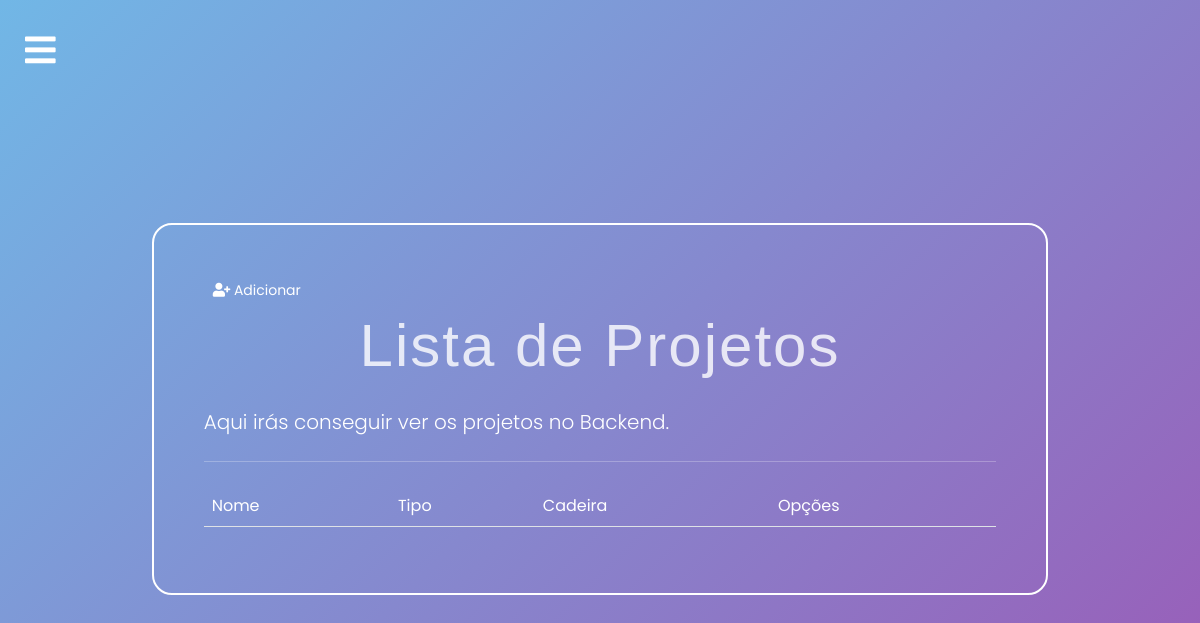
The app's page /backend/projetos/list/ (signed in), older data.
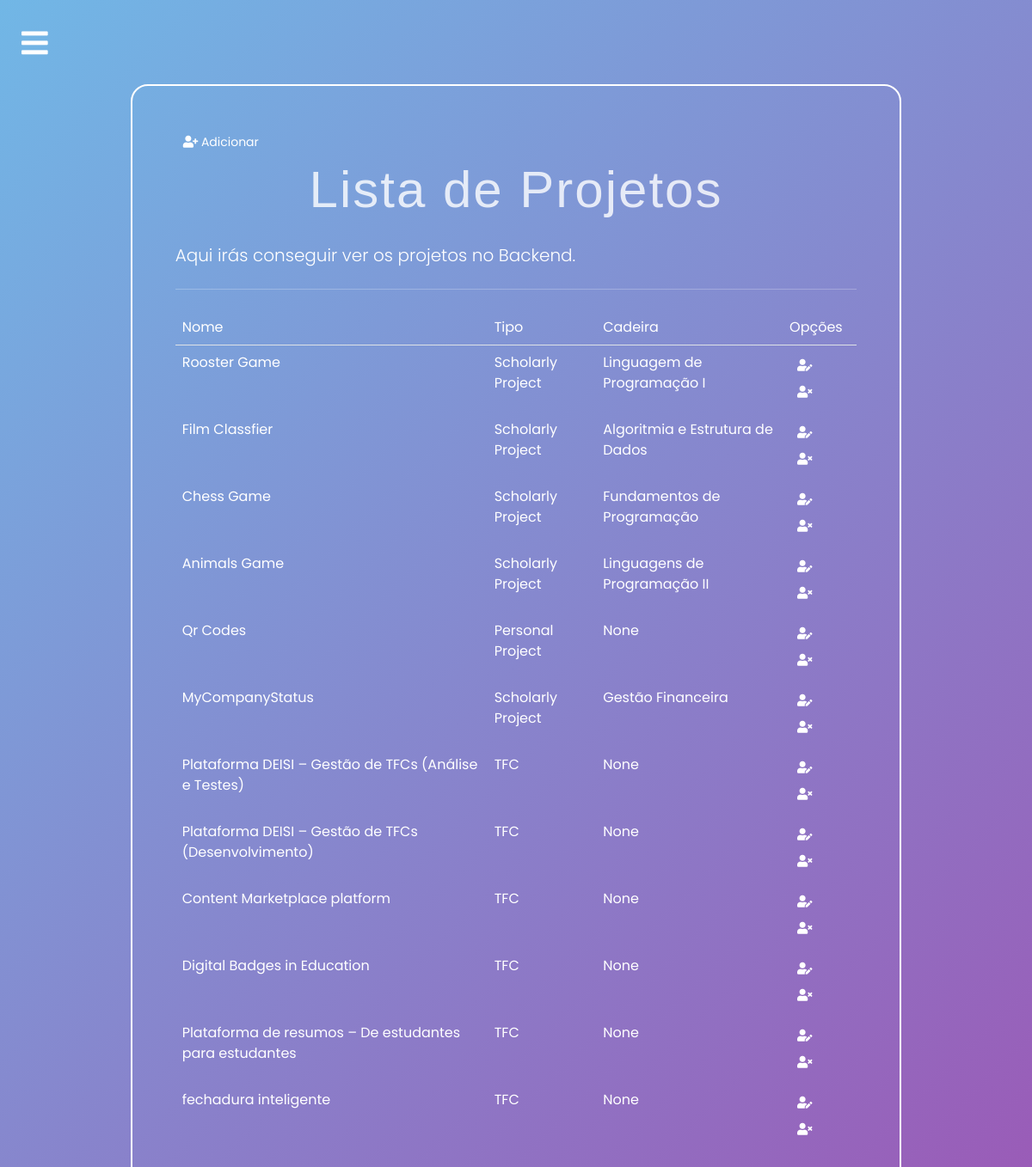
The same page, newer data.
### portofolio/models.py (models this page shows, shortened)
class Projeto(models.Model):
    nome = models.CharField(max_length=255)
    descricao = models.TextField()
    github = models.URLField(max_length=200, null=True, blank=True)
    pessoas = models.ManyToManyField(Pessoa)
    orientadores = models.ManyToManyField('Professor', null=True, blank=True)
    tipo = models.ForeignKey('TipoProjeto', on_delete=models.CASCADE)
    tecnologias = models.ManyToManyField('Tecnologia')
    cadeira = models.ForeignKey('Cadeira', on_delete=models.CASCADE, null=True, blank=True)
    pokemon = models.ImageField(upload_to='pokemons/', null=True, blank=True)
    ano = models.IntegerField()
    link_relatorio = models.URLField(max_length=200, null=True, blank=True)
    link_video = models.URLField(max_length=200, null=True, blank=True)

class TipoProjeto(models.Model):
    nome = models.CharField(max_length=255)
    descricao = models.TextField()
    def __str__(self):
        return self.nome

class Cadeira (models.Model):
    nome = models.CharField(max_length=255)
    ano = models.IntegerField()
    ects = models.IntegerField()
    curso = models.ForeignKey(Curso, on_delete=models.CASCADE)
    professores = models.ManyToManyField('Professor')
    semestre = models.IntegerField()
    anoEscolar = models.IntegerField()
    descricao = models.TextField()
    def __str__(self):
        return self.nome

### portofolio/views.py (the view)
# urls.py: path('backend/projetos/list/', views.projetos_list, name='projetos_list'), # get req. to retrieve and display all records
@login_required
def  projetos_list(request):
    context = {'projetos_list': Projeto.objects.all()}
    return render(request, 'portofolio/trabalhos/projetos/projeto_list.html', context)

### portofolio/templates/portofolio/trabalhos/projetos/projeto_list.html (shortened to what this page needs)
{%extends 'portofolio/base.html' %}
{%load crispy_forms_tags%}
{%block content%}
<div class="container">
    <div class="col-md-10 offset-md-1 mt-5">
        <div class="limiter-form jumbotron">
            <a href="{%url 'portofolio:projetos_insert'%}" class="btn btn-primary btn-sm">
                <i class="fas fa-user-plus"></i>
                Adicionar
            </a>
            <h1 class="display-4">Lista de Projetos</h1>
            <p class="lead">Aqui irás conseguir ver os projetos no Backend.</p>
            <hr class="my-4">
            <table class="table table-borderless">
                <thead class="border-bottom font-weight-bold">
                    <tr>
                        <td>Nome</td>
                        <td>Tipo</td>
                        <td>Cadeira</td>
                        <td>Opções</td>
                    </tr>
                    <tbody>
                        {%for projeto in projetos_list%}
                        <tr>
                            <td>{{projeto.nome}}</td>
                            <td>{{projeto.tipo}}</td>
                            <td>{{projeto.cadeira}}</td>
                            <td>
                                <a href="{%url 'portofolio:projeto_update' projeto.id%}" class="btn btn-warning btn-sm">
                                    <i class="fas fa-user-edit"></i>
                                </a>
                                <form action="{%url 'portofolio:projeto_delete' projeto.id%}" method="post" class="d-inline">
                                    <button type="submit" class="btn btn-danger btn-sm">
                                        <i class="fas fa-user-times"></i>
                                    </button>
                                </form>
                            </td>
                        </tr>
                        {% endfor %}
                    </tbody>
                </thead>
            </table>
        </div>
    </div>
</div>
{%endblock%}

Row changes from the older to the newer data that the page shows:
added Projeto: nome "Rooster Game", tipo "Scholarly Project", cadeira "Linguagem de Programação I"
added Projeto: nome "Film Classfier", tipo "Scholarly Project", cadeira "Algoritmia e Estrutura de Dados"
added Projeto: nome "Chess Game", tipo "Scholarly Project", cadeira "Fundamentos de Programação"
added Projeto: nome "Animals Game", tipo "Scholarly Project", cadeira "Linguagens de Programação II"
added Projeto: nome "Qr Codes", tipo "Personal Project", cadeira "None"
added Projeto: nome "MyCompanyStatus", tipo "Scholarly Project", cadeira "Gestão Financeira"
added Projeto: nome "Plataforma DEISI – Gestão de TFCs (Análise e Testes)", tipo "TFC", cadeira "None"
added Projeto: nome "Plataforma DEISI – Gestão de TFCs (Desenvolvimento)", tipo "TFC", cadeira "None"
added Projeto: nome "Content Marketplace platform", tipo "TFC", cadeira "None"
added Projeto: nome "Digital Badges in Education", tipo "TFC", cadeira "None"
added Projeto: nome "Plataforma de resumos – De estudantes para estudantes", tipo "TFC", cadeira "None"
added Projeto: nome "fechadura inteligente", tipo "TFC", cadeira "None"
